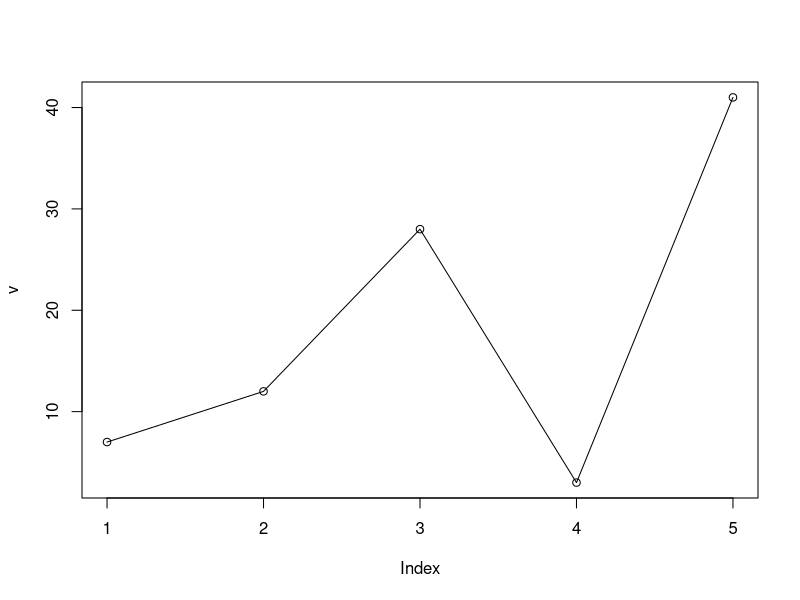
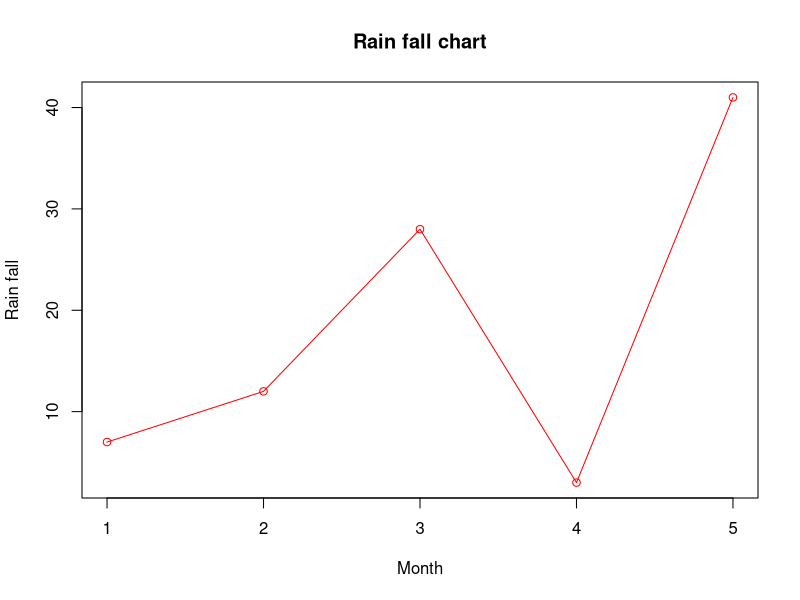
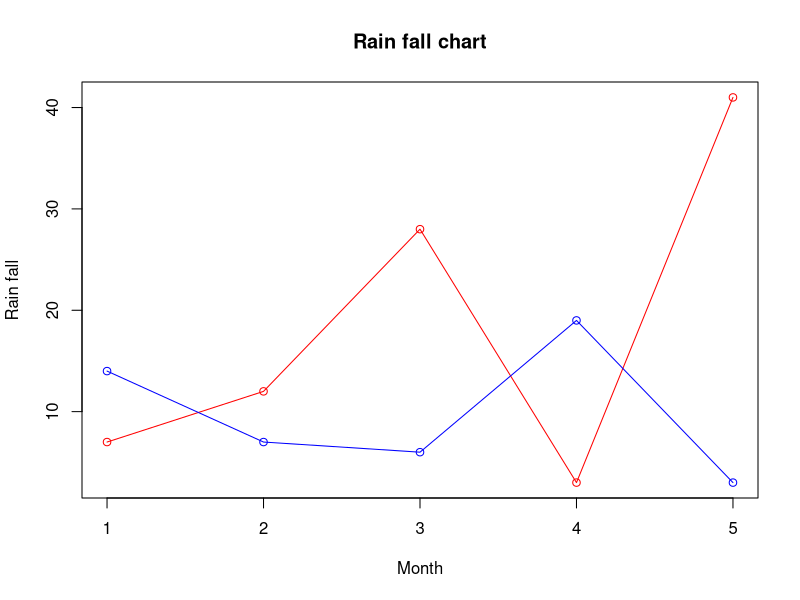

These figures' R source, in order:
# Create the data for the chart.
v <- c(7,12,28,3,41)

# Give the chart file a name.
png(file = "line_chart.jpg")

# Plot the bar chart. 
plot(v,type = "o")

# Save the file.
dev.off()

#1.Line Chart Title, Color and Labels
# Create the data for the chart.
v <- c(7,12,28,3,41)

# Give the chart file a name.
png(file = "line_chart_label_colored.jpg")

# Plot the bar chart.
plot(v,type = "o", col = "red", xlab = "Month", ylab = "Rain fall",
   main = "Rain fall chart")

# Save the file.
dev.off()

#2.Multiple Lines in a Line Chart
# Create the data for the chart.
v <- c(7,12,28,3,41)
t <- c(14,7,6,19,3)

# Give the chart file a name.
png(file = "line_chart_2_lines.jpg")

# Plot the bar chart.
plot(v,type = "o",col = "red", xlab = "Month", ylab = "Rain fall", 
   main = "Rain fall chart")

lines(t, type = "o", col = "blue")

# Save the file.
dev.off()